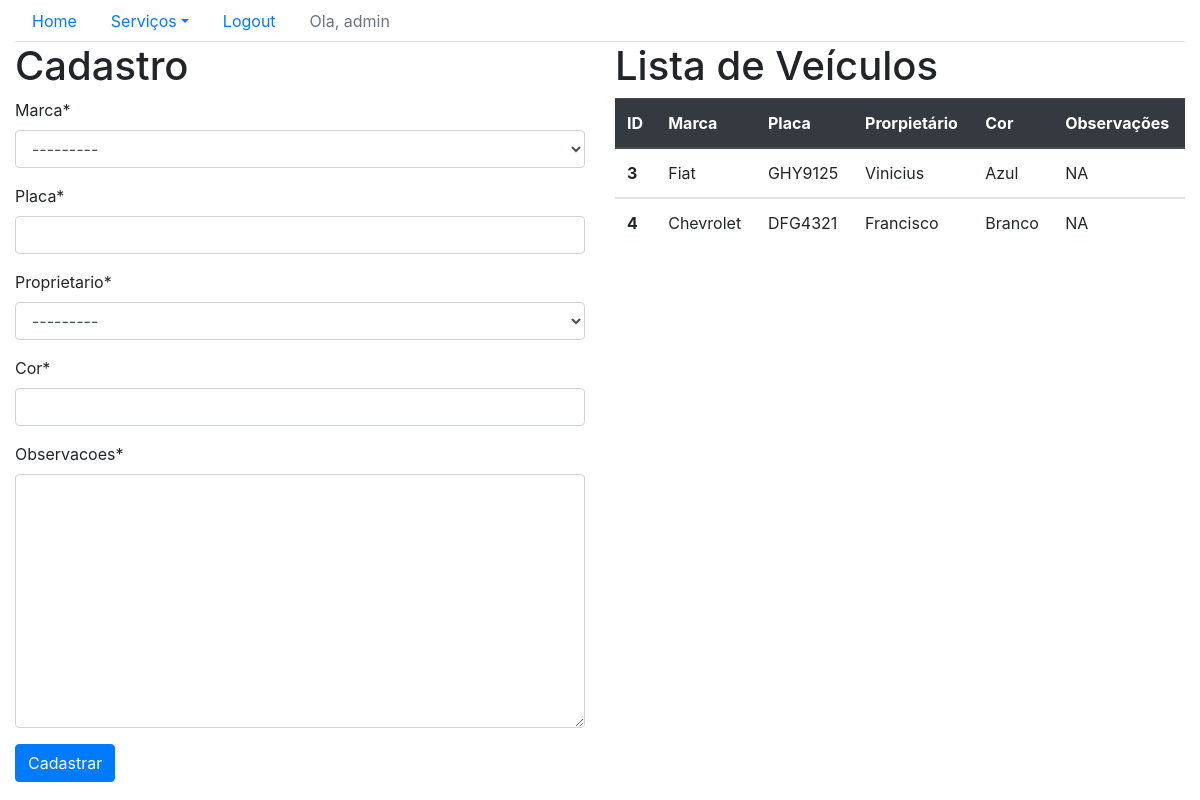
The app's page /sistema/veiculo/ (signed in) with its own data.
### core/models.py (models this page shows, shortened)
class Veiculo(models.Model):
    marca = models.ForeignKey('Marca', on_delete=models.CASCADE)
    placa = models.CharField(max_length=7)
    proprietario = models.ForeignKey('Pessoa', on_delete=models.CASCADE)
    cor = models.CharField(max_length=15)
    observacoes = models.TextField()

class Marca(models.Model):
    nome = models.CharField(max_length=50)
    def __str__(self):
        return self.nome

class Pessoa(models.Model):
    nome = models.CharField(max_length=100)
    endereco = models.CharField(max_length=200)
    telefone = models.CharField(max_length=20)
    def __str__(self):
        return self.nome

### core/views.py (the view)
# urls.py: path('veiculo/', lista_veiculos, name='core_lista_veiculos'),
@login_required
def lista_veiculos(request):
    veiculos = Veiculo.objects.all()
    form = VeiculoForm()
    data = {'veiculos': veiculos, 'form': form}
    return render(request, 'core/lista_veiculos.html', data)

### core/forms.py
class VeiculoForm(ModelForm):
    class Meta:
        model = Veiculo
        fields = '__all__'

### core/templates/core/lista_veiculos.html (shortened to what this page needs)
{% extends 'base.html'%}
{% load crispy_forms_tags %}
{% block main %}
    <div class="row">
        <div class="col-sm-6">
            <h1>Cadastro</h1>
            <form action="{%url 'core_veiculo_novo'%}" method="post">
                {{form|crispy}}
                <button type="submit" class="btn btn-primary">Cadastrar</button>
            </form>
        </div>
        <div class="col-sm-6">
            <h1>Lista de Veículos</h1>
            <table class="table table-hover">
                <thead class="thead-dark">
                    <tr>
                        <th scope="col">ID</th>
                        <th scope="col">Marca</th>
                        <th scope="col">Placa</th>
                        <th scope="col">Prorpietário</th>
                        <th scope="col">Cor</th>
                        <th scope="col">Observações</th>
                    </tr>
                </thead>
                {% for veiculo in veiculos %}
                     <tbody>
                        <tr class="table-row"data-href="{% url 'core_veiculo_update' veiculo.id %}">
                                <th scope="row">{{veiculo.id}}</th>
                                <td>{{veiculo.marca}}</td>
                                <td>{{veiculo.placa}}</td>
                                <td>{{veiculo.proprietario}}</td>
                                <td>{{veiculo.cor}}</td>
                                <td>{{veiculo.observacoes}}</td>
                        </tr>
                    </tbody>
                {% endfor %}
            </table>
        </div>
    </div>
{% endblock main %}

### templates/base.html (shortened to what this page needs)
{%load static %}
<!DOCTYPE html>
<html lang="en">
<head>
    <link rel="stylesheet" href="{%static 'bootstrap/css/bootstrap.css'%}">
</head>
<body>
<div class="container-fluid">
    <ul class="nav nav-tabs">
    <li class="nav-item">
        <a class="nav-link" href="{%url 'core_home'%}">Home</a>
    </li>
    <li class="nav-item dropdown">
        <a class="nav-link dropdown-toggle" data-toggle="dropdown" href="#" role="button" aria-haspopup="true" aria-expanded="false">Serviços</a>
    </li>
    {% if user.is_authenticated %}
        <li class="nav-item">
            <a class="nav-link" href="{% url 'logout' %}">Logout</a>
        </li>
        <li class="nav-item">
            <a class="nav-link disabled" href="#" tabindex="-1" aria-disabled="true">Ola, {{user}}</a>
         </li>
    {% else %}
        <li class="nav-item">
            <a class="nav-link" href="{% url 'login' %}">Login</a>
        </li>
    {% endif %}
    </ul>
    {% block main %}
    {% endblock main %}
</div>
</body>
</html>

### records on screen
Veiculo: id "3", marca "Fiat", placa "GHY9125", proprietario "Vinicius", cor "Azul", observacoes "NA"
Veiculo: id "4", marca "Chevrolet", placa "DFG4321", proprietario "Francisco", cor "Branco", observacoes "NA"

### other values on screen
{{ user }} "admin"
